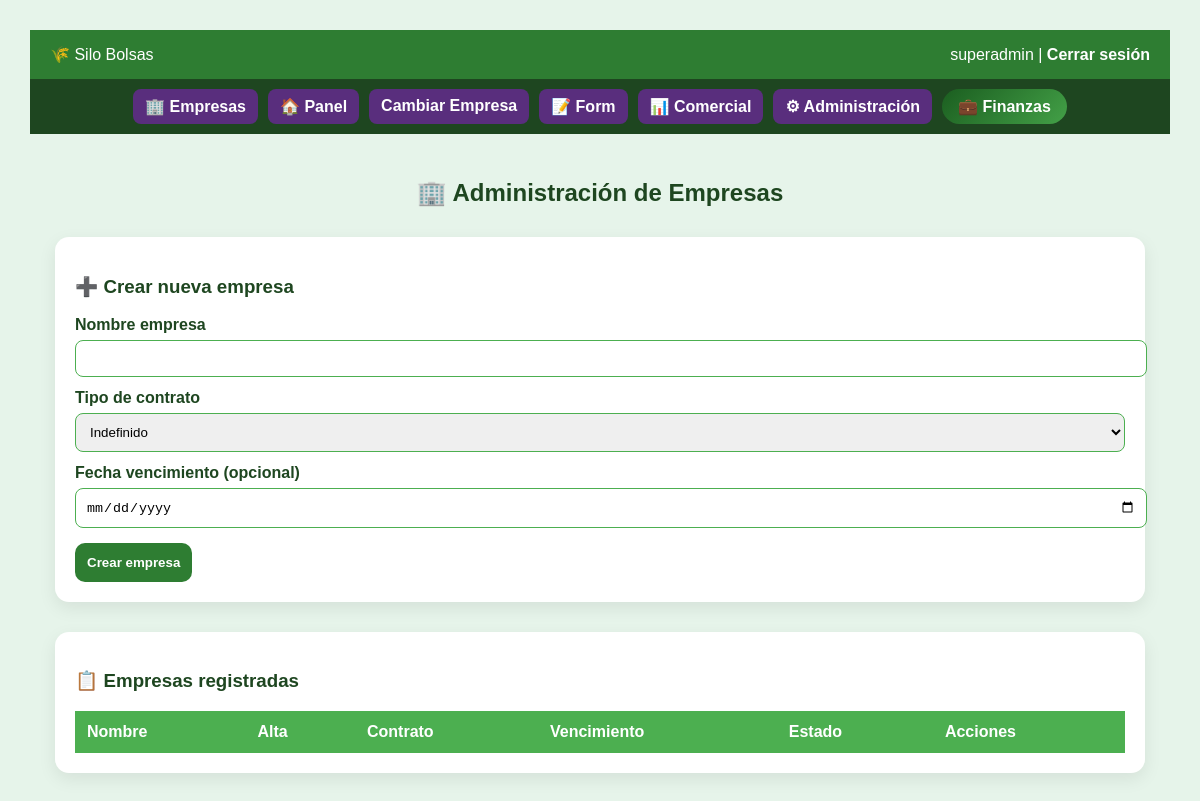
The app's page /admin/empresas (signed in), older data.
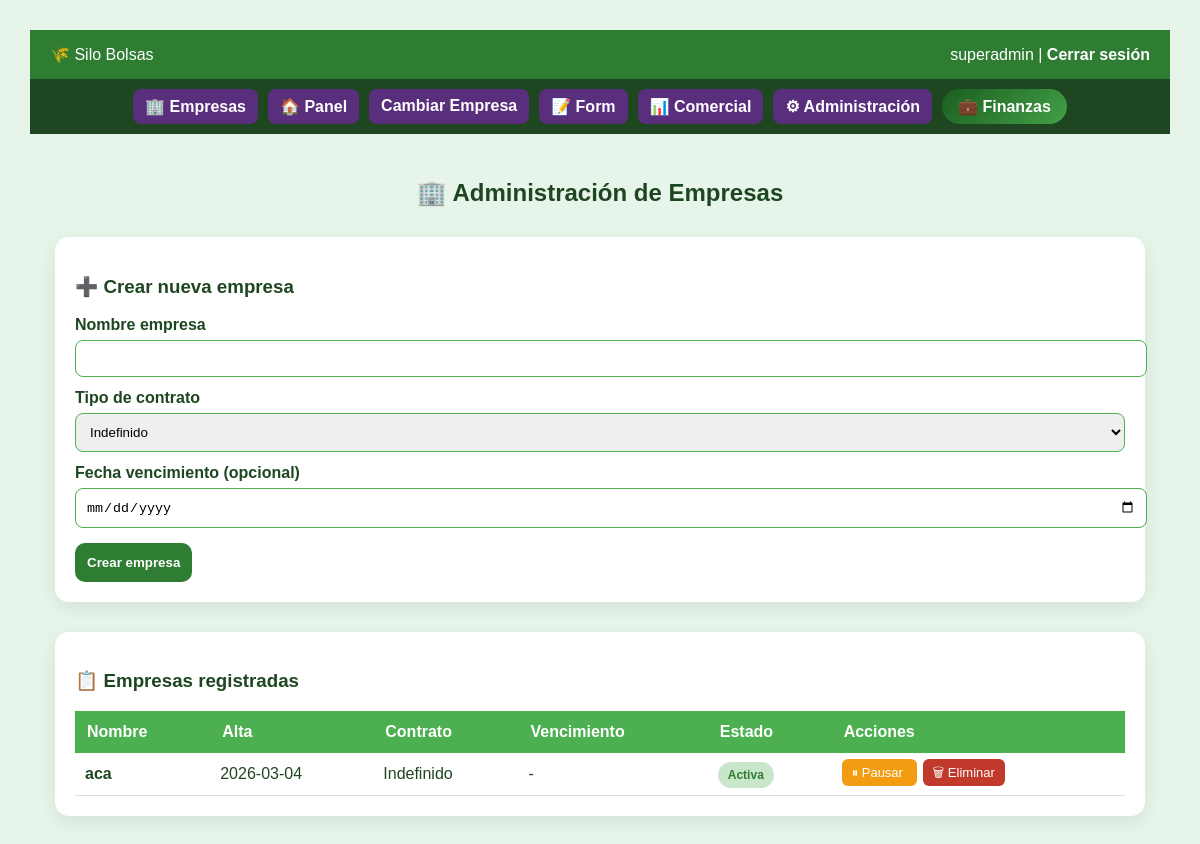
The same page, newer data.
### tables this page shows
CREATE TABLE empresas (
            id INTEGER PRIMARY KEY AUTOINCREMENT,
            nombre TEXT UNIQUE NOT NULL,
            fecha_alta TEXT NOT NULL,
            tipo_contrato TEXT,
            fecha_vencimiento TEXT,
            activa INTEGER DEFAULT 1,
            criterio_futuro TEXT
        );

### admin/routes.py (the view)
@admin_bp.route("/empresas")
@login_required
def admin_empresas():
    if not current_user.es_superadmin:
        return "No autorizado", 403
    conn = get_db()
    empresas = conn.execute("""
        SELECT * FROM empresas
        ORDER BY fecha_alta DESC
    """).fetchall()
    conn.close()
    return render_template(
        "admin_empresas.html",
        empresas=empresas,
        fecha_hoy=datetime.now().strftime("%Y-%m-%d")  # 👈 ESTA LÍNEA ES CLAVE
    )

### app.py (called while the page is built, shortened)
@app.context_processor
def inject_permisos():
    return dict(tiene_permiso=tiene_permiso)

@app.context_processor
def inject_estado_contrato():
    empresa_alerta = None
    empresa_vencida = False
    return dict(
        empresa_alerta=empresa_alerta,
        empresa_vencida=empresa_vencida
    )

@app.context_processor
def inject_empresa_contexto():
    empresa_nombre = None
    if current_user.is_authenticated and current_user.es_superadmin:
        empresa_id = empresa_actual()
    return dict(empresa_activa=empresa_nombre)

### auth/models.py (called while the page is built)
    @staticmethod
    def get(user_id):
        conn = get_db()
        row = conn.execute(
            "SELECT * FROM usuarios WHERE id=?",
            (user_id,)
        ).fetchone()
        conn.close()
        if row:
            return User(row)
        return None

### auth/routes.py (called while the page is built)
@login_manager.user_loader
def load_user(user_id):
    return User.get(user_id)

### db.py (called while the page is built)
def get_db():
    conn = sqlite3.connect(DB_NAME)
    conn.row_factory = sqlite3.Row
    return conn

### panel/routes.py (called while the page is built)
def empresa_actual():
    if current_user.es_superadmin:
        return session.get("empresa_contexto")
    return current_user.empresa_id

### templates/admin_empresas.html (shortened to what this page needs)
{% extends "base.html" %}
{% block contenido %}
<!DOCTYPE html>
<html lang="es">
<head>
</head>
<body>
<h2>🏢 Administración de Empresas</h2>
<div class="card">
<h3>➕ Crear nueva empresa</h3>
<form method="POST" action="/admin/empresas/crear">
    <label>Nombre empresa</label>
    <input name="nombre" required>
    <label>Tipo de contrato</label>
    <select name="tipo_contrato" id="tipoContrato" onchange="mostrarOpcionesSilos()">
        <option value="">Indefinido</option>
    </select>
    <label>Fecha vencimiento (opcional)</label>
    <input type="date" name="fecha_vencimiento">
    <button>Crear empresa</button>
</form>
</div>
<div class="card">
<h3>📋 Empresas registradas</h3>
<table>
<tr>
<th>Nombre</th>
<th>Alta</th>
<th>Contrato</th>
<th>Vencimiento</th>
<th>Estado</th>
<th>Acciones</th>
</tr>
{% for e in empresas %}
<tr>
<td><b>{{ e.nombre }}</b></td>
<td>{{ e.fecha_alta }}</td>
<td>{{ e.tipo_contrato or 'Indefinido' }}</td>
<td>{{ e.fecha_vencimiento or '-' }}</td>
<td>
    {% if not e.activa %}
        <span class="badge badge-inactiva estado-inactiva">Inactiva</span>
    {% elif e.fecha_vencimiento and e.fecha_vencimiento < fecha_hoy %}
        <span class="badge badge-vencida estado-vencida">Vencida</span>
    {% else %}
        <span class="badge badge-activa estado-activa">Activa</span>
    {% endif %}
</td>
<td>
  {% if e.activa == 1 %}
  <a href="/admin/empresa/toggle/{{ e.id }}"
     style="background:#f39c12;
            padding:6px 10px;
            border-radius:6px;
            color:white;
            text-decoration:none;
            font-size:13px;
            margin-right:6px;">
     ⏸ Pausar
  </a>
{% endif %}
  <a href="/admin/empresa/eliminar/{{ e.id }}"
     onclick="return confirm('¿Eliminar empresa y todos sus usuarios?')"
     style="background:#c0392b;
            padding:6px 10px;
            border-radius:6px;
            color:white;
            text-decoration:none;
            font-size:13px;">
     🗑 Eliminar
  </a>
</td>
</tr>
{% endfor %}
</table>
</div>
</body>
</html>
{% endblock %}

Row changes from the older to the newer data that the page shows:
added empresas: nombre "aca", fecha_alta "2026-03-04", tipo_contrato "Indefinido", fecha_vencimiento "-", activa "Activa"
